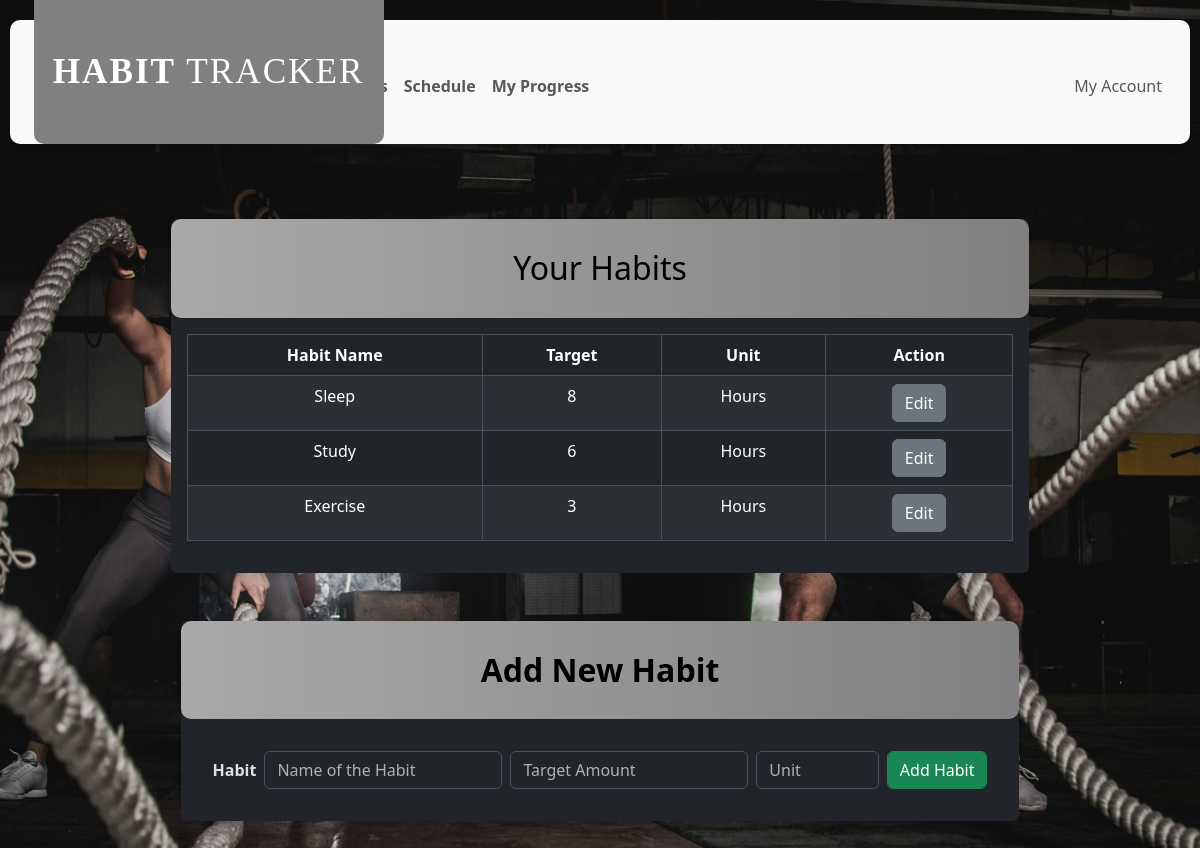
/habit (signed in), run on the app's committed database.
### tables this page shows
CREATE TABLE habits (id INTEGER PRIMARY KEY AUTOINCREMENT, 
user_id INTEGER NOT NULL,
habit_name TEXT NOT NULL,
target INTEGER NOT NULL,
unit TEXT NOT NULL,
current_progress INTEGER DEFAULT 0, streak INTEGER DEFAULT 0, last_completed_date TEXT, last_progress_date TEXT,
FOREIGN KEY(user_id) REFERENCES users(id));

### app.py (the view, shortened to what this page needs)
@app.route("/habit", methods =["POST", "GET"])
@login_required
def habit():
    if request.method == "GET":
        user_id = session["user_id"]
        db.execute("SELECT * FROM  habits WHERE user_id = ?", (user_id, ))
        habits = db.fetchall()
        return render_template("habit.html", habits = habits)

### helpers.py (called while the page is built)
def login_required(f):
    @wraps(f)
    def decorated_function(*args, **kwargs):
        if session.get("user_id") is None:
            return redirect("/login")
        return f(*args, **kwargs)
    return decorated_function

### templates/habit.html (shortened to what this page needs)
{% extends "layout.html" %}
{% block main %}
    <div class = "main-activities">
        <div class = "container" data-bs-theme="dark">
            <div class = "row justify-content-center">
                <div class = "col-md-12 col-lg-10">
                    <div class = "activities shadow-sm border-0 mb-5 card">
                         <div class = "habit-header shadow-sm border-0 mb-7 card">
                            <h2 class = "bw-bold mb-0">Your Habits</h2>
                         </div>
                         <div class = "card-body p-3">
                            <table class = "table table-striped  table-hover table-bordered">
                                <thead class = "table-dark">
                                    <tr>
                                        <th>Habit Name</th>
                                        <th>Target</th>
                                        <th>Unit</th>
                                        <th>Action</th>
                                    </tr>
                                </thead>
                                <tbody>
                                    {% for habit in habits %}
                                        <tr>
                                            <td>{{ habit["habit_name"] }}</td>
                                            <td>{{ habit["target"] }}</td>
                                            <td>{{ habit["unit"] }}</td>
                                            <th>
                                                <form action = "/update_habit" method = "get">
                                                    <button type = "submit" class = "btn btn-secondary">Edit</button>
                                                </form>
                                            </th>
                                        </tr>
                                    {% endfor %}
                                </tbody>
                            </table>
                        </div>
                    </div>
                </div>
            </div>
            <div class = "container">
                <div class = "row justify-content-center">
                    <div class = "col-md-12 col-lg-10">
                        <div class = " activities shadow-sm border-0 mb-5 card">
                            <div class = "habit-header shadow-sm  border-0 mb-7 card">
                                <h2 class = "fw-bold mb-0">Add New Habit</h2>
                            </div>
                            <div class = "card-body p-3">
                                <form action = "/habit" method = "post">
                                    <div class = "mb-6 p-3 rounded shadow-sm">
                                        <div class = "row  g-2 align-items-center">
                                            <div class = "col-auto">
                                                <label class = "col-form-label fw-bold text-md-end" for = "habit">Habit</label>
                                            </div>
                                            <div class = "col">
                                                <input class = "form-control" type = "text" autocomplete="off" placeholder="Name of the Habit" name = "habit_name">
                                            </div>
                                            <div class = "col" style="min-width: 80px;">
                                                <input class = "form-control" type = "number" autocomplete="off" placeholder="Target Amount" name = "habit_amount">
                                            </div>
                                            <div class = "col-2" style="min-width: 70px;">
                                                <input class = "form-control" type = "text" autocomplete = "off" placeholder = "Unit" name = "habit_unit">
                                            </div>
                                            <div class = "col-auto">
                                                <button type = "submit" class= "form-control btn btn-success">Add Habit</button>
                                            </div>
                                        </div>
                                    </div>
                                </form>
                            </div>
                        </div>
                    </div>
                </div>
            </div>
        </div>
    </div>
{% endblock %}

### static/style.css (style rules this page uses)
body { width: 100%; min-height: 100vh; margin: 0; padding: 0; }
.logged-in-bg { background-image: url("Img2.jpg"); background-repeat: no-repeat; background-size: cover; background-position: center; }
.habit-header { background: linear-gradient(90deg, #A9A9A9 0%, #808080 100%); color: black; border-radius: 10px; padding: 30px 20px; }

### data on the page
habits: habit_name "Sleep", target "8", unit "Hours"
habits: habit_name "Study", target "6", unit "Hours"
habits: habit_name "Exercise", target "3", unit "Hours"
